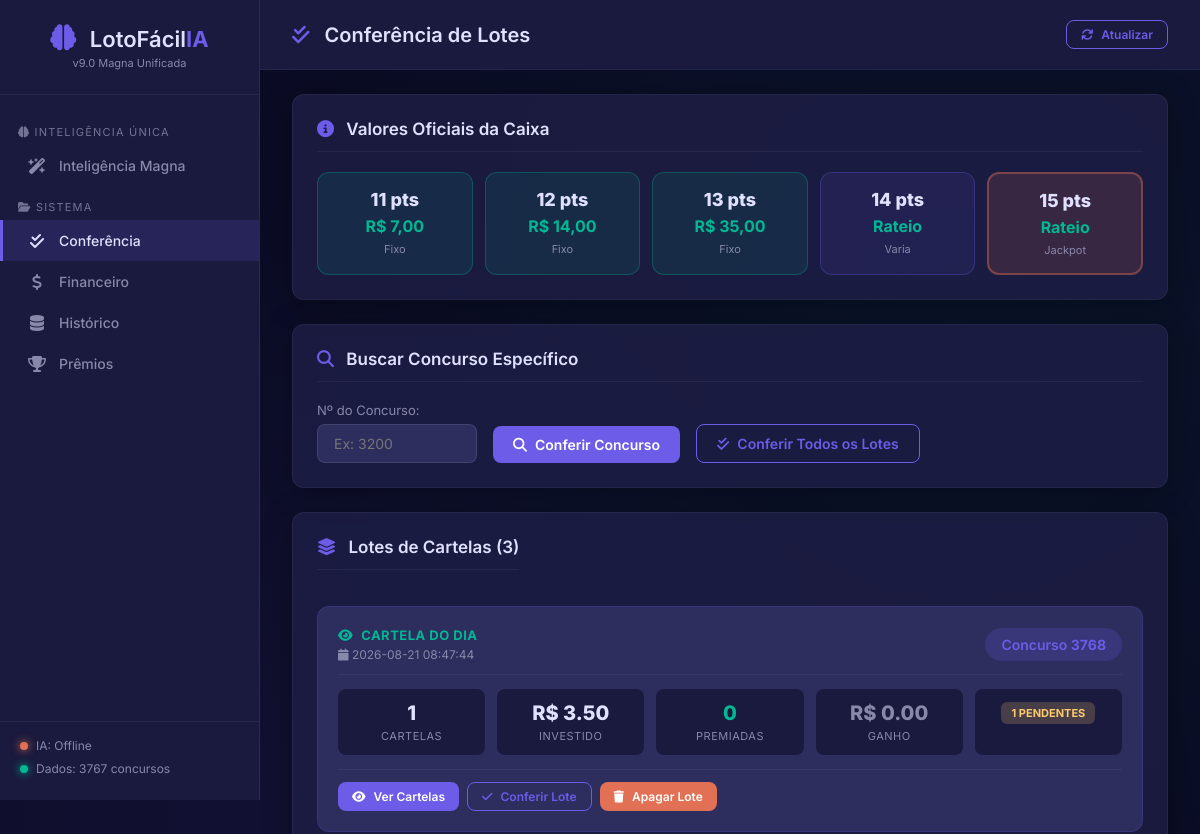
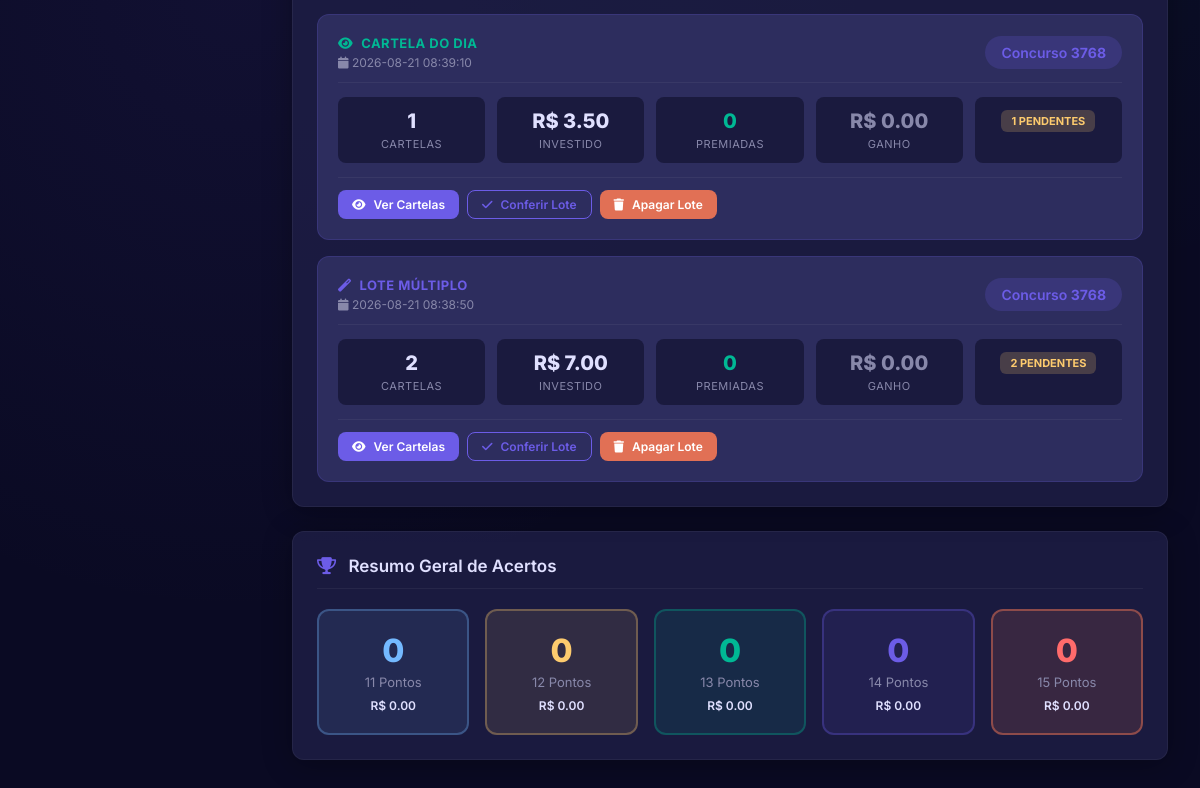
The app's page /conferencia, older data (2 pictures, top to bottom).
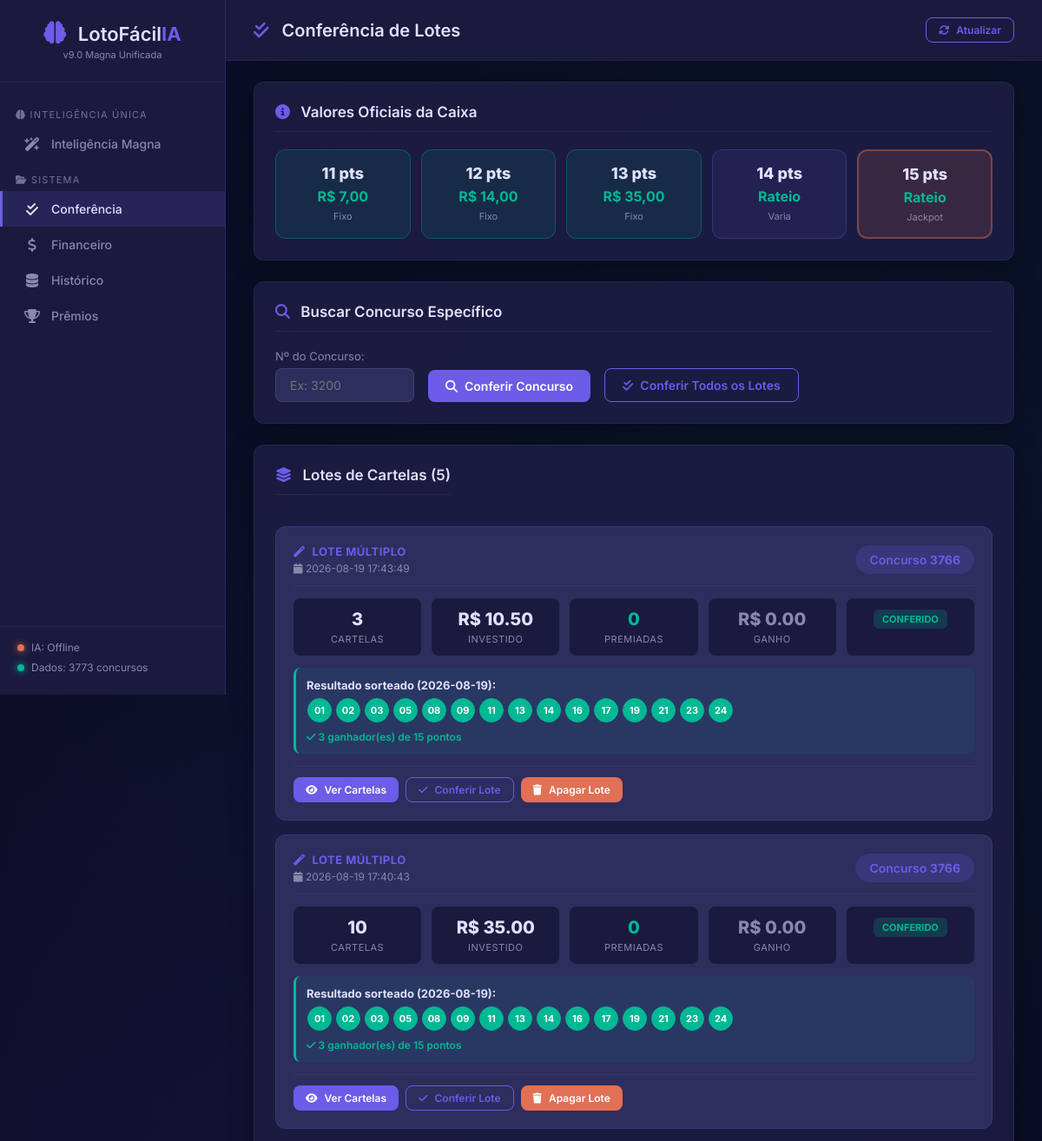
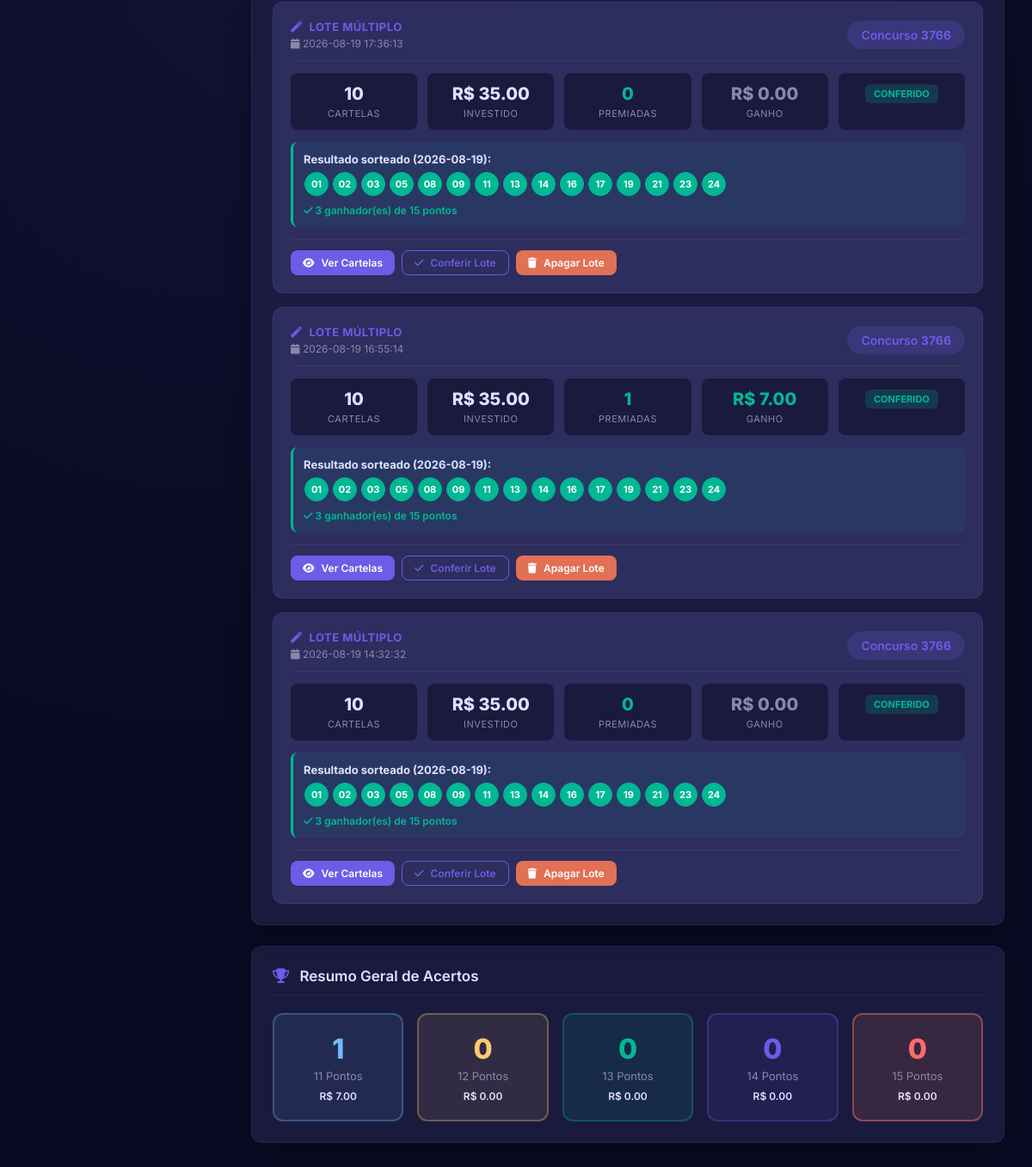
The same page, newer data (2 pictures, top to bottom).
### tables this page shows
CREATE TABLE lotes_cartelas (
            lote_id       TEXT PRIMARY KEY,
            data_criacao  TEXT,
            concurso_alvo INTEGER,
            tipo_geracao  TEXT,
            quantidade    INTEGER,
            custo_total   REAL,
            modo          TEXT,
            grupo_elite   TEXT,
            cobertura_13  REAL,
            observacao    TEXT
        );

CREATE TABLE resultados (
                concurso        INTEGER PRIMARY KEY,
                data            TEXT,
                d1  INTEGER, d2  INTEGER, d3  INTEGER,
                d4  INTEGER, d5  INTEGER, d6  INTEGER,
                d7  INTEGER, d8  INTEGER, d9  INTEGER,
                d10 INTEGER, d11 INTEGER, d12 INTEGER,
                d13 INTEGER, d14 INTEGER, d15 INTEGER,
                bitmask         INTEGER,
                soma            INTEGER,
                pares           INTEGER,
                impares         INTEGER,
                primos_count    INTEGER,
                fibonacci_count INTEGER,
                borda_count     INTEGER,
                consecutivos_max INTEGER,
                -- Prêmios reais por faixa
                premio_11       REAL DEFAULT 0,
                premio_12       REAL DEFAULT 0,
                premio_13       REAL DEFAULT 0,
                premio_14       REAL DEFAULT 0,
                premio_15       REAL DEFAULT 0,
                -- Número de ganhadores por faixa
                ganhadores_11   INTEGER DEFAULT 0,
                ganhadores_12   INTEGER DEFAULT 0,
                ganhadores_13   INTEGER DEFAULT 0,
                ganhadores_14   INTEGER DEFAULT 0,
                ganhadores_15   INTEGER DEFAULT 0,
                -- Arrecadação total
                arrecadacao     REAL DEFAULT 0
            );

### app.py (the view)
@app.route("/conferencia")
def conferencia_page():
    lotes      = conferencia.get_todos_lotes()
    resumo_raw = conferencia.resumo_conferencia()
    resumo = {}
    for pts, dados in resumo_raw.items():
        resumo[pts] = dados if isinstance(dados, dict) \
                      else {"qtd": dados, "total_premio": 0}
    return render_template(
        "conferencia.html",
        lotes  = lotes,
        resumo = resumo,
    )

### app.py (called while the page is built)
@app.context_processor
def inject_status():
    return {"status": status_sistema}

### core/conferencia.py (called while the page is built, shortened)
def _safe_int(val):
    if val is None:
        return 0
    if hasattr(val, "item"):
        val = val.item()
    try:
        return int(val)
    except (TypeError, ValueError, OverflowError):
        return 0

### database/db_manager.py (called while the page is built)
    def get_conn(self):
        conn = sqlite3.connect(self.db_path)
        conn.row_factory = sqlite3.Row
        return conn

### templates/conferencia.html (shortened to what the changed rows need)
{% extends "base.html" %}
{% block page_title %}
    <i class="fas fa-check-double"></i> Conferência de Lotes
{% endblock %}
{% block content %}
<div class="section">
    <h2><i class="fas fa-info-circle"></i> Valores Oficiais da Caixa</h2>
</div>
<div class="section">
    <h2><i class="fas fa-search"></i> Buscar Concurso Específico</h2>
</div>
<div class="section">
    <div class="section-header">
        <h2><i class="fas fa-layer-group"></i>
            Lotes de Cartelas ({{ lotes|length }})
        </h2>
    </div>
    {% if lotes %}
    <div class="lotes-lista">
        {% for lote in lotes %}
        <div class="lote-card" data-lote="{{ lote.lote_id }}">
            <div class="lote-header">
                <div class="lote-info-esq">
                    {% if lote.tipo_geracao == 'cartela_do_dia' %}
                        <div class="lote-tipo tipo-cartela-dia">
                            <i class="fas fa-eye"></i>
                            <span>CARTELA DO DIA</span>
                        </div>
                    {% else %}
                        <div class="lote-tipo tipo-multiplo">
                            <i class="fas fa-magic"></i>
                            <span>LOTE MÚLTIPLO</span>
                        </div>
                    {% endif %}
                    <div class="lote-data">
                        <i class="fas fa-calendar"></i>
                        {{ lote.data_criacao }}
                    </div>
                </div>
                <div class="lote-concurso-badge">
                    Concurso <strong>{{ lote.concurso_alvo }}</strong>
                </div>
            </div>
            <div class="lote-stats">
                <div class="lote-stat">
                    <span class="ls-num">{{ lote.total_cartelas }}</span>
                    <span class="ls-label">Cartelas</span>
                </div>
                <div class="lote-stat">
                    <span class="ls-num">
                        R$ {{ "%.2f"|format(lote.custo_total) }}
                    </span>
                    <span class="ls-label">Investido</span>
                </div>
                <div class="lote-stat">
                    <span class="ls-num ls-verde">
                        {{ lote.premiadas }}
                    </span>
                    <span class="ls-label">Premiadas</span>
                </div>
                <div class="lote-stat">
                    {% if lote.total_ganho > 0 %}
                        <span class="ls-num ls-verde">
                            R$ {{ "%.2f"|format(lote.total_ganho) }}
                        </span>
                    {% else %}
                        <span class="ls-num ls-cinza">
                            R$ {{ "%.2f"|format(lote.total_ganho) }}
                        </span>
                    {% endif %}
                    <span class="ls-label">Ganho</span>
                </div>
                <div class="lote-stat">
                    {% if lote.pendentes > 0 %}
                    <span class="badge badge-warning">
                        {{ lote.pendentes }} pendentes
                    </span>
                    {% else %}
                    <span class="badge badge-success">Conferido</span>
                    {% endif %}
                </div>
            </div>
            {% if lote.resultado_sorteio %}
            <div class="lote-resultado">
                <strong>
                    Resultado sorteado ({{ lote.data_sorteio }}):
                </strong>
                <div class="lote-resultado-bolas">
                    {% for d in lote.resultado_sorteio %}
                    <span class="bola-mini selecionada">
                        {{ "%02d"|format(d) }}
                    </span>
                    {% endfor %}
                </div>
                {% if lote.ganhadores_15 and lote.ganhadores_15 > 0 %}
                <div class="lote-status-premio ganhador">
                    <i class="fas fa-check"></i>
                    {{ lote.ganhadores_15 }} ganhador(es) de 15 pontos
                </div>
                {% else %}
                <div class="lote-status-premio acumulou">
                    <i class="fas fa-fire"></i> Prêmio ACUMULOU!
                </div>
                {% endif %}
            </div>
            {% endif %}
            <div class="lote-acoes">
                <button class="btn btn-sm btn-primary btn-ver-lote"
                        data-lote="{{ lote.lote_id }}">
                    <i class="fas fa-eye"></i> Ver Cartelas
                </button>
                <button class="btn btn-sm btn-outline btn-conferir-lote"
                        data-lote="{{ lote.lote_id }}"
                        data-concurso="{{ lote.concurso_alvo }}">
                    <i class="fas fa-check"></i> Conferir Lote
                </button>
                <button class="btn btn-sm btn-danger btn-apagar-lote"
                        data-lote="{{ lote.lote_id }}">
                    <i class="fas fa-trash"></i> Apagar Lote
                </button>
            </div>
        </div>
        {% endfor %}
    </div>
    {% else %}
    <p class="msg-vazio">
        Nenhum lote gerado ainda.
        Vá em <a href="/cerebro">Cérebro IA</a> ou
        <a href="/cerebro#aba-cartela_do_dia">Cartela do Dia</a> para começar.
    </p>
    {% endif %}
</div>
<div class="section">
    <h2><i class="fas fa-trophy"></i> Resumo Geral de Acertos</h2>
    <div class="acertos-grid">
        <div class="acerto-card a11">
            <span class="acerto-num">
                {{ resumo.get(11, {}).get('qtd', 0) }}
            </span>
            <span class="acerto-label">11 Pontos</span>
            <span class="acerto-premio">
                R$ {{ "%.2f"|format(
                    resumo.get(11, {}).get('total_premio', 0)) }}
            </span>
        </div>
    </div>
</div>
{% endblock %}

Row changes from the older to the newer data that the page shows:
removed lotes_cartelas: tipo_geracao "cartela_do_dia" (drawn), data_criacao "2026-08-21 08:47:44", concurso_alvo "3768", total_cartelas "1", custo_total "3.50", premiadas "0", total_ganho "0.00", pendentes "1"
removed lotes_cartelas: tipo_geracao "cartela_do_dia" (drawn), data_criacao "2026-08-21 08:39:10", concurso_alvo "3768", total_cartelas "1", custo_total "3.50", premiadas "0", total_ganho "0.00", pendentes "1"
removed lotes_cartelas: tipo_geracao "multiplas" (drawn), data_criacao "2026-08-21 08:38:50", concurso_alvo "3768", total_cartelas "2", custo_total "7.00", premiadas "0", total_ganho "0.00", pendentes "2"
now on this page (row unchanged): resultados: shows "LOTE MÚLTIPLO", data_criacao "2026-08-19 17:43:49", concurso_alvo "3766", total_cartelas "3", premiadas "0", total_ganho "0.00", shows "CONFERIDO", data_sorteio "2026-08-19", d "01" "02" "03" "05" "08" "09" "11" "13" "14" "16" "17" "19" "21" "23" "24" "01" "02" "03" "05" "08" "09" "11" "13" "14" "16" "17" "19" "21" "23" "24" "01" "02" "03" "05" "08" "09" "11" "13" "14" "16" "17" "19" "21" "23" "24" "01" "02" "03" "05" "08" "09" "11" "13" "14" "16" "17" "19" "21" "23" "24" "01" "02" "03" "05" "08" "09" "11" "13" "14" "16" "17" "19" "21" "23" "24", ganhadores_15 "3", data_criacao "2026-08-19 17:40:43", total_cartelas "10", data_criacao "2026-08-19 17:36:13", data_criacao "2026-08-19 16:55:14", premiadas "1", total_ganho "7.00", data_criacao "2026-08-19 14:32:32"
added lotes_cartelas: custo_total "10.50"
added lotes_cartelas: custo_total "35.00"
added lotes_cartelas: custo_total "35.00"
added lotes_cartelas: custo_total "35.00"
added lotes_cartelas: custo_total "35.00"
Text that changed along with them:
{{ status.ultimo_concurso }}: "3767" → "3773"
{{ lotes|length }}: "3" → "5"
{{ resumo.get(11, {}).get('qtd', 0) }}: "0" → "1"
text no longer shown: "0.00"
text now shown: "7.00"
